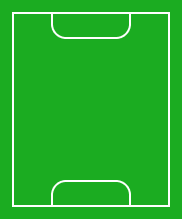
#> input picture software/rpi/libs/camera/scripts/field.png, 182 x 219 px
$ python generator_chunked.py
#> lines starting #> are read from the running program, lines starting #| are printed output that depends on the picture
import os
import math
from PIL import Image
import sys

def generate_field_coordinates_chunked(
	image_path,
	output_path,
	output_image_path,
	chunk_size=5,
):
	"""
	Generates chunk-based coordinates and a visualization from an image.

	The output visualization image dimensions will be ceil(width/chunk_size) x ceil(height/chunk_size).
	Each pixel (cx, cy) in the output image corresponds to the chunk starting at
	(cx * chunk_size, cy * chunk_size) in the original image. It's colored red
	if any pixel within that original chunk is white.

	The C++ header file will contain the coordinates (cx, cy) of these 'white' chunks.

	Args:
		image_path (str): Path to the input image (expects white lines on black).
		output_path (str): Path to save the generated C++ header file.
		output_image_path (str): Path to save the chunk visualization image.
		chunk_size (int): The size (width and height) of chunks to process.
	"""
#> called with chunk_size = 10
	if not os.path.exists(image_path):
		print(f"Error: Input image not found at {image_path}")
		sys.exit(1)
	if chunk_size <= 0:
		print(f"Error: chunk_size must be positive, got {chunk_size}")
		sys.exit(1)

	# Load the image
	try:
		img = Image.open(image_path)
#> img is the input picture: PIL image 182x219 RGBA; mean R, G, B, A 37.6, 175.9, 43.3, 255
	except Exception as e:
		print(f"Error loading image {image_path}: {e}")
		sys.exit(1)

	# Convert to grayscale if not already
	if img.mode != "L":
		img = img.convert("L")
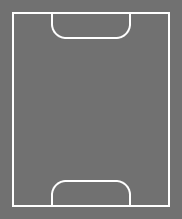
#> img: PIL image 182x219 L; min 113, max 255, mean 119.6

	original_width, original_height = img.size
#> original_width = 182; original_height = 219
	print(f"Original image size: {original_width}x{original_height}")
#| Original image size: 182x219
	print(f"Processing image in {chunk_size}x{chunk_size} chunks...")

	# Calculate the dimensions of the output chunk image
	# Use math.ceil to include partial chunks at the edges
	output_width = math.ceil(original_width / chunk_size)
#> output_width = 19
	output_height = math.ceil(original_height / chunk_size)
#> output_height = 22
	print(f"Output visualization image size: {output_width}x{output_height}")
#| Output visualization image size: 19x22

	# --- Process Chunks and Collect Coordinates ---
	chunk_coordinates = [] # Stores (chunk_x, chunk_y) for white chunks

	for y_chunk_idx in range(output_height):
		for x_chunk_idx in range(output_width):
			# Calculate the pixel range for the current chunk in the original image
			x_chunk_start = x_chunk_idx * chunk_size
			y_chunk_start = y_chunk_idx * chunk_size
			# Use min() to ensure we don't go past the original image boundaries
			x_chunk_end = min(x_chunk_start + chunk_size, original_width)
			y_chunk_end = min(y_chunk_start + chunk_size, original_height)

			chunk_is_white = False
			# Check pixels within the current chunk
			for y in range(y_chunk_start, y_chunk_end):
				for x in range(x_chunk_start, x_chunk_end):
					try:
						pixel_value = img.getpixel((x, y))
						# Use a threshold slightly below 255 for robustness if needed
						# For pure white on black, 255 is fine.
						if pixel_value >= 250: # Threshold for 'white'
							chunk_is_white = True
							break # Found white, no need to check more in this row
					except IndexError:
						# Should not happen with correct loop bounds, but safety first
						print(f"Warning: Pixel access out of bounds at ({x},{y})")
						continue
				if chunk_is_white:
					break # Found white, no need to check more rows in this chunk

			# If the chunk contained a white pixel, store its indices
			if chunk_is_white:
				chunk_coordinates.append((x_chunk_idx, y_chunk_idx))
#> after the loop, chunk_coordinates = 90 pairs, first value 1 to 16, second value 1 to 20

	if not chunk_coordinates:
		print("Warning: No white pixels found in any chunk. Output will reflect this.")
	else:
		print(f"Found {len(chunk_coordinates)} chunks containing white pixels.")
#| Found 90 chunks containing white pixels.


	# --- Create and Save the Chunk Visualization Image ---
	output_img = Image.new("RGB", (output_width, output_height), "black")
#> output_img: PIL image 19x22 RGB; every value is 0
	pixels = output_img.load()

	for cx, cy in chunk_coordinates:
		if 0 <= cx < output_width and 0 <= cy < output_height:
			pixels[cx, cy] = (255, 0, 0)  # Red for chunks containing white
		else:
			# Should not happen if logic is correct
			print(f"Warning: Chunk index ({cx},{cy}) out of bounds for output image size ({output_width}x{output_height}).")
#> this loop made 90 passes
#> (cx, cy) on passes 1 to 12: (1, 1), (2, 1), (3, 1), (4, 1), (5, 1), (6, 1), (7, 1), (8, 1), (9, 1), (10, 1), (11, 1), (12, 1)

	try:
		output_img.save(output_image_path)
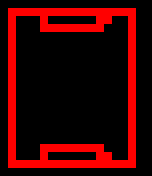
#> saved as field_chunked.png: PIL image 19x22 RGB (shown 8 times larger); mean R, G, B 54.9, 0, 0
		print(f"Chunk visualization image written to {output_image_path}")
	except Exception as e:
		print(f"Error saving visualization image {output_image_path}: {e}")


	# --- Generate the C++ header file with Chunk Coordinates ---
	try:
		with open(output_path, "w") as f:
			f.write(f"// Auto-generated field chunk coordinates\n")
			f.write(f"// Generated from: {os.path.basename(image_path)}\n")
			f.write(f"// Chunk Size: {chunk_size}x{chunk_size} pixels\n")
			f.write(f"// Coordinates represent the indices (cx, cy) of chunks containing white.\n")
			f.write("#pragma once\n\n")

			f.write("namespace camera {\n\n")
			f.write("namespace field_chunked {\n\n")
			f.write(f"constexpr int CHUNK_SIZE = {chunk_size};\n")
			f.write(f"constexpr int FIELD_CHUNKS_WIDTH = {output_width};\n")
			f.write(f"constexpr int FIELD_CHUNKS_HEIGHT = {output_height};\n")
			f.write(f"constexpr int WHITE_CHUNK_COUNT = {len(chunk_coordinates)};\n\n")

			if chunk_coordinates:
				f.write(f"constexpr int WHITE_CHUNK_INDICES[WHITE_CHUNK_COUNT][2] = {{\n")
				for i, (cx, cy) in enumerate(chunk_coordinates):
					f.write(f"    {{{cx}, {cy}}}")
					if i < len(chunk_coordinates) - 1:
						f.write(",")
					f.write("\n")
				f.write("};\n")
			else:
				# Handle empty case gracefully in C++ if needed
				f.write("// No white chunks found.\n")
				f.write("constexpr int WHITE_CHUNK_INDICES[1][2] = {{ {0, 0} }}; // Placeholder or handle empty array\n")

			f.write("\n}")
			f.write("\n}\n")
		print(f"C++ header file with chunk indices written to {output_path}")

	except Exception as e:
		print(f"Error writing C++ header file {output_path}: {e}")


if __name__ == "__main__":
	try:
		script_dir = os.path.dirname(os.path.abspath(__file__))
	except NameError:
		script_dir = os.getcwd()
		print(f"Warning: Could not determine script directory via __file__, using current working directory: {script_dir}")

	# --- Configuration ---
	image_name = "field.png"
	# Relative path needs careful handling, ensure '../include' exists relative to script_dir
	output_header_relative_path = "../include/field_coordinates_chunked.hpp"
	output_image_name = "field_chunked.png"
	chunk_processing_size = 10  # Pixels per chunk (e.g., 10x10)
	# --- End Configuration ---

	# Construct full paths
	image_path = os.path.join(script_dir, image_name)
	output_path = os.path.normpath(os.path.join(script_dir, output_header_relative_path))
	output_image_path = os.path.join(script_dir, output_image_name)

	# Ensure output directory for header exists
	output_dir = os.path.dirname(output_path)
	if not os.path.exists(output_dir):
		print(f"Creating output directory: {output_dir}")
		os.makedirs(output_dir, exist_ok=True)

	# Generate the chunk-based coordinates and visualization
	generate_field_coordinates_chunked(
		image_path=image_path,
		output_path=output_path,
		output_image_path=output_image_path,
		chunk_size=chunk_processing_size,
	)

	print("\nScript finished.")
